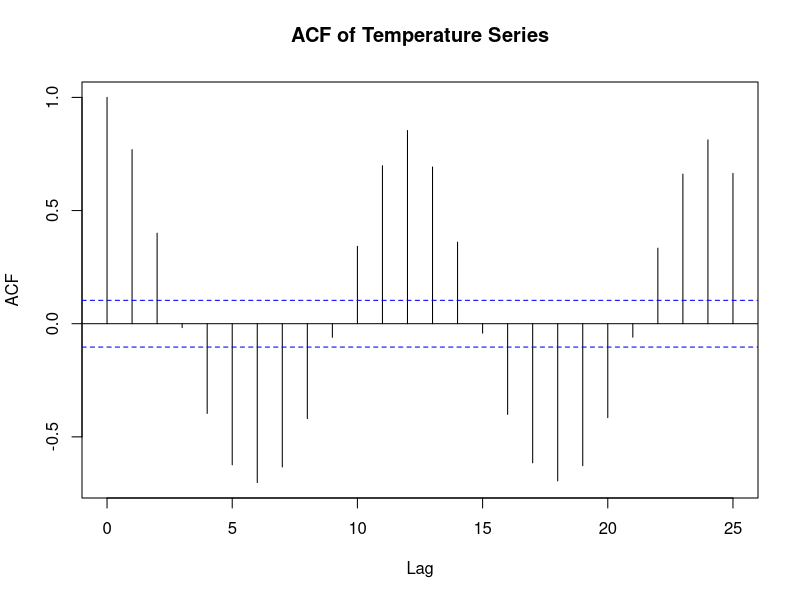
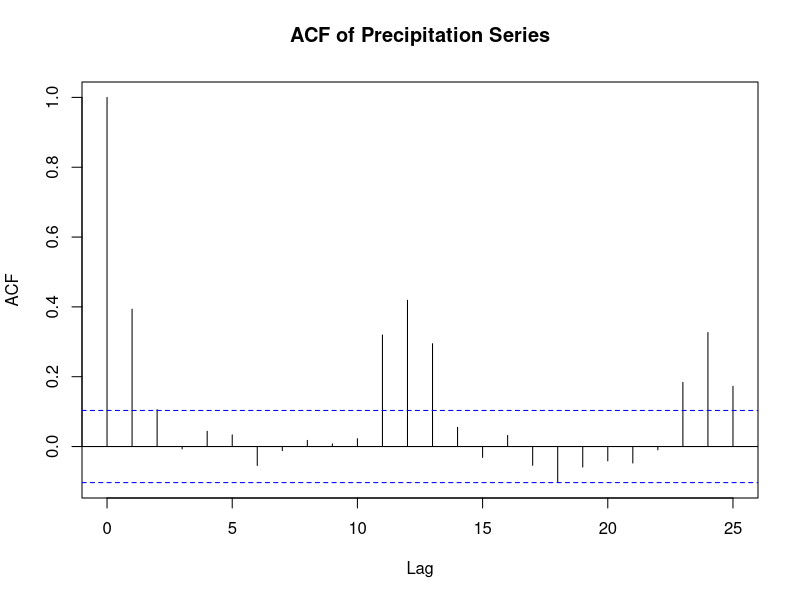
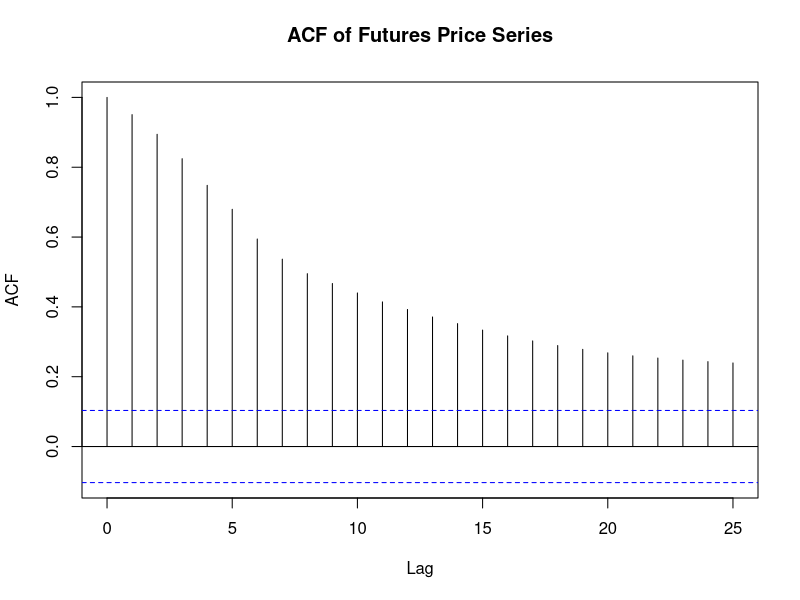
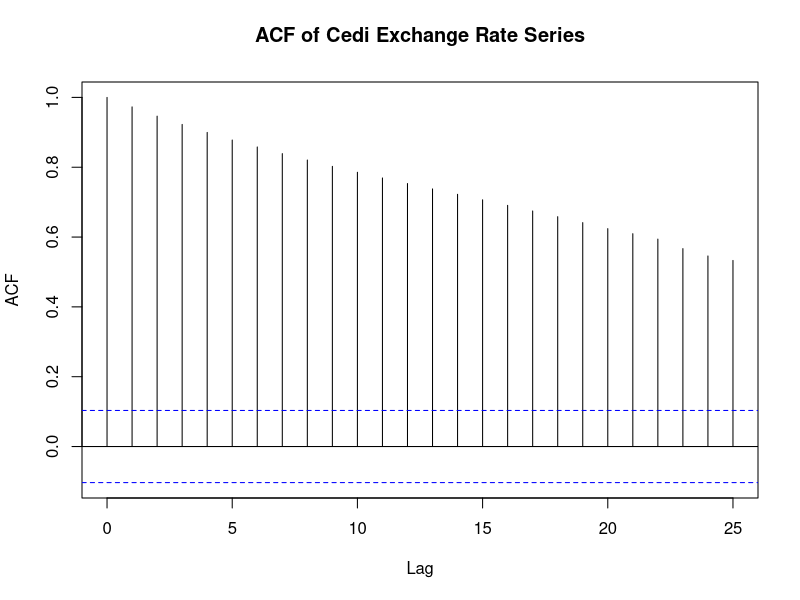
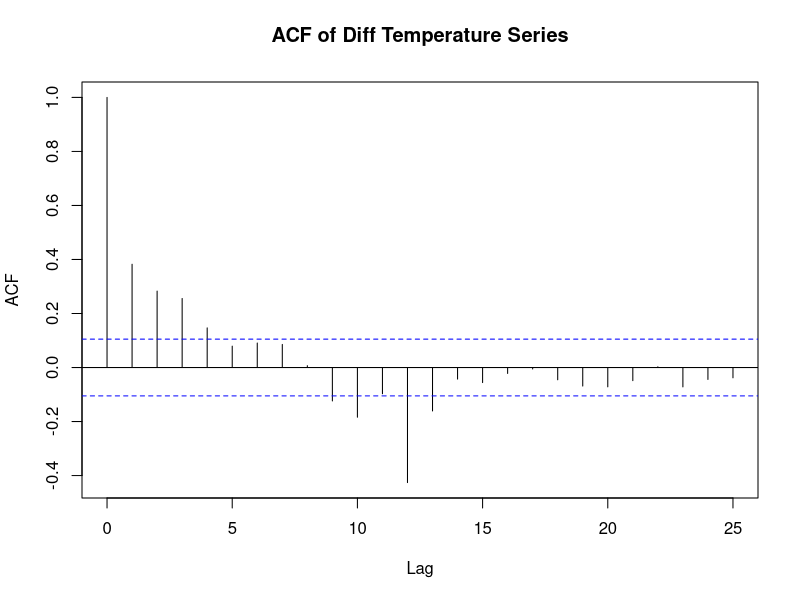
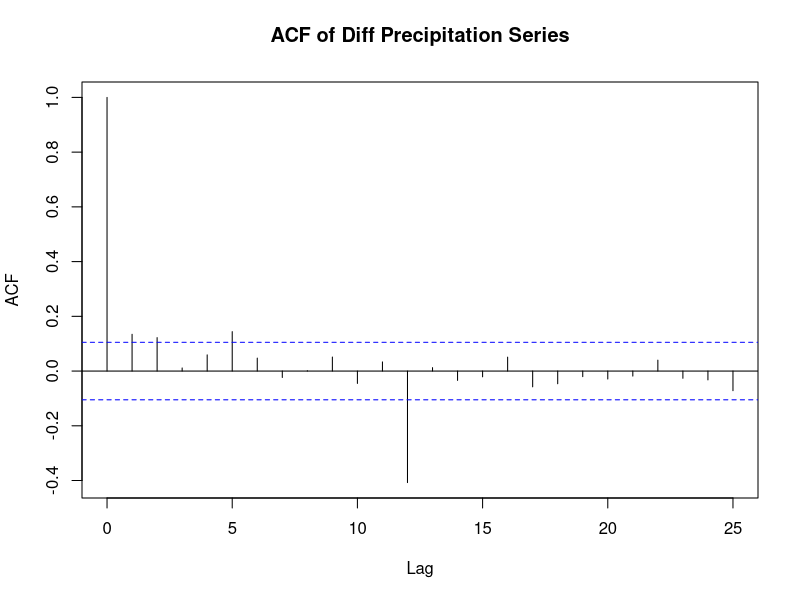
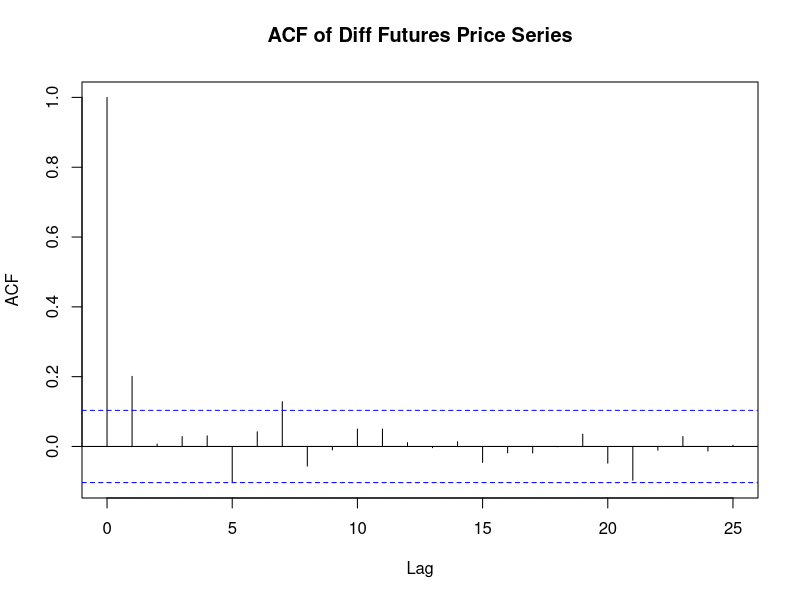
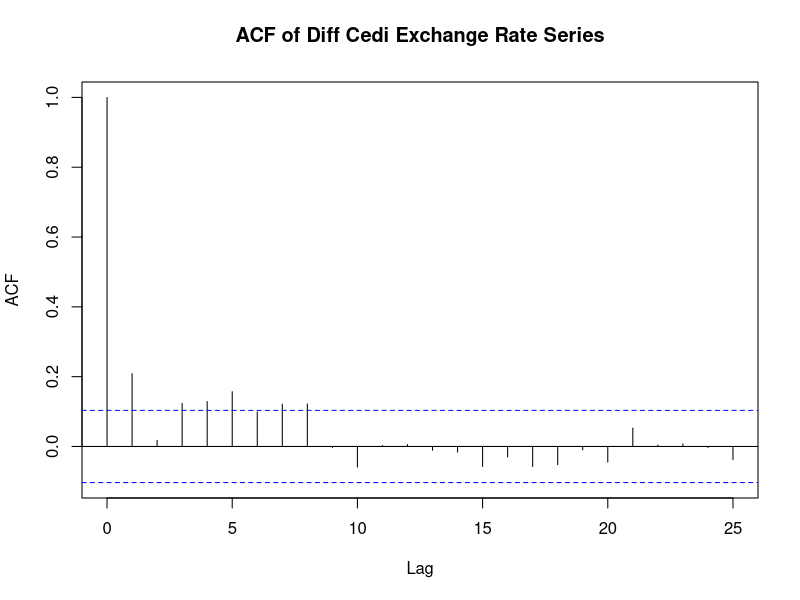

The R source for these figures, in order:
## ---- chunk 1
library(tseries) 
library(ggplot2)
library(forecast)
## ---- chunk 2

data_x <- read.table("data/cleaned_data.csv", sep=",", header=TRUE)

# Get the separate time series
temp <- data_x$TAvg
precip <- data_x$PrcpAvg
price <- data_x$PriceAvg
idx <- data_x$Dom_USD_Period_Average

#plot the ACFs

acf(temp, main="ACF of Temperature Series")
acf(precip, main="ACF of Precipitation Series")
acf(price,main="ACF of Futures Price Series")
acf(idx,  main="ACF of Cedi Exchange Rate Series")

## ---- chunk 3
l_temp <-  diff(temp, lag = 12) # There seems to be some annual seasonality
l_precip <- diff(precip, lag = 12) # There seems to be some annual seasonality
l_price <- diff(log(price))
l_idx <- diff(log(idx))

#plot the ACFs
acf(l_temp, main="ACF of Diff Temperature Series")
acf(l_precip, main="ACF of Diff Precipitation Series")
acf(l_price, main="ACF of Diff Futures Price Series")
acf(l_idx,  main="ACF of Diff Cedi Exchange Rate Series")

## ---- chunk 4
ccf(l_price, l_temp, lag.max = 25, main = "Cross-Correlation between Price and Temperature")
ccf(l_price, l_precip, lag.max = 25, main = "Cross-Correlation between Price and Precipitation")
ccf(l_price, l_idx, lag.max = 25, main = "Cross-Correlation between Price and Currency Rates")
## ---- chunk 5
# Editing the length of temp and precip

l_temp <-  c(rep(NA, 11),l_temp) # There seems to be some annual seasonality
l_precip <- c(rep(NA, 11),l_precip) # There seems to be

# Lagging the data
lag_cr_17 <- c(rep(NA, 17), l_idx[1:(length(l_idx) - 17)])
lag_pr_1 <- c(rep(NA, 1), l_price[1:(length(l_price) - 1)])
lag_pr_7 <- c(rep(NA, 7), l_price[1:(length(l_price) - 7)])
lag_pcp_22 <- c(rep(NA, 22), l_precip[1:(length(l_precip) - 22)])
lag_tmp_24 <- c(rep(NA, 24), l_temp[1:(length(l_temp) - 24)])

# Let's drop the first 35 rows as lag 24 is our max lag and we already diff the temp/prcp series with lag 12. So, we will have data only from 1997 Aug.
edited_data <- cbind(l_price, l_temp, l_precip, l_idx, lag_pr_1, lag_pr_7, lag_cr_17, lag_tmp_24, lag_pcp_22)
## ---- chunk 6
test_set <- data.frame(tail(edited_data,4))
train_set <- head(edited_data, n = nrow(edited_data) - 4)
# Now let's adjust the train_set for lags
train_set <- data.frame(edited_data[36:nrow(train_set), ])
head(train_set)

model <- lm(l_price ~ lag_pr_1 + lag_pr_7 + lag_cr_17 + lag_pcp_22 + lag_tmp_24, data=train_set)

## ---- chunk 7
summary(model)
AIC(model)

checkresiduals(model)
plot(model$residuals)

# Q-Q plot of residuals
qqnorm(residuals(model))
qqline(residuals(model))

Box.test(residuals(model),lag=10, type = "Ljung-Box")

## ---- chunk 8
forecasted <- predict(model, newdata = test_set[, -which(names(test_set) == "l_price")])
print(forecasted)
## ---- chunk 9

for_prices  <- c(log(data_x$PriceAvg[length(data_x$PriceAvg)-3])) # Get the last 5th log price from the training set

for (i in 1:length(forecasted)) {
  for_prices <- c(for_prices, for_prices[length(for_prices)] + forecasted[i])
}
for_prices <- for_prices[-1] # Removing the first price
for_prices <- exp(for_prices)

rmse <- sqrt(mean((for_prices - data_x$PriceAvg[(length(data_x$PriceAvg)-3):length(data_x$PriceAvg)])^2))
print(paste("RMSE: ", rmse))

print("Forecasted Prices")
print(for_prices)
print("Actual Prices")
print(data_x$PriceAvg[(length(data_x$PriceAvg)-3):length(data_x$PriceAvg)])

# Plot Original vs Forecasted Values
for_prices <- c(rep(NA, length(data_x$PriceAvg) - length(for_prices)), for_prices)
ggplot() +
  geom_line(aes(x=as.Date(data_x$YearMonth),y=data_x$PriceAvg), color = "black") +# Line plot
  geom_line(aes(x=as.Date(data_x$YearMonth),y=for_prices), color = "red") +
  labs( x = "Date", y = "Cocoa Future Prices")
